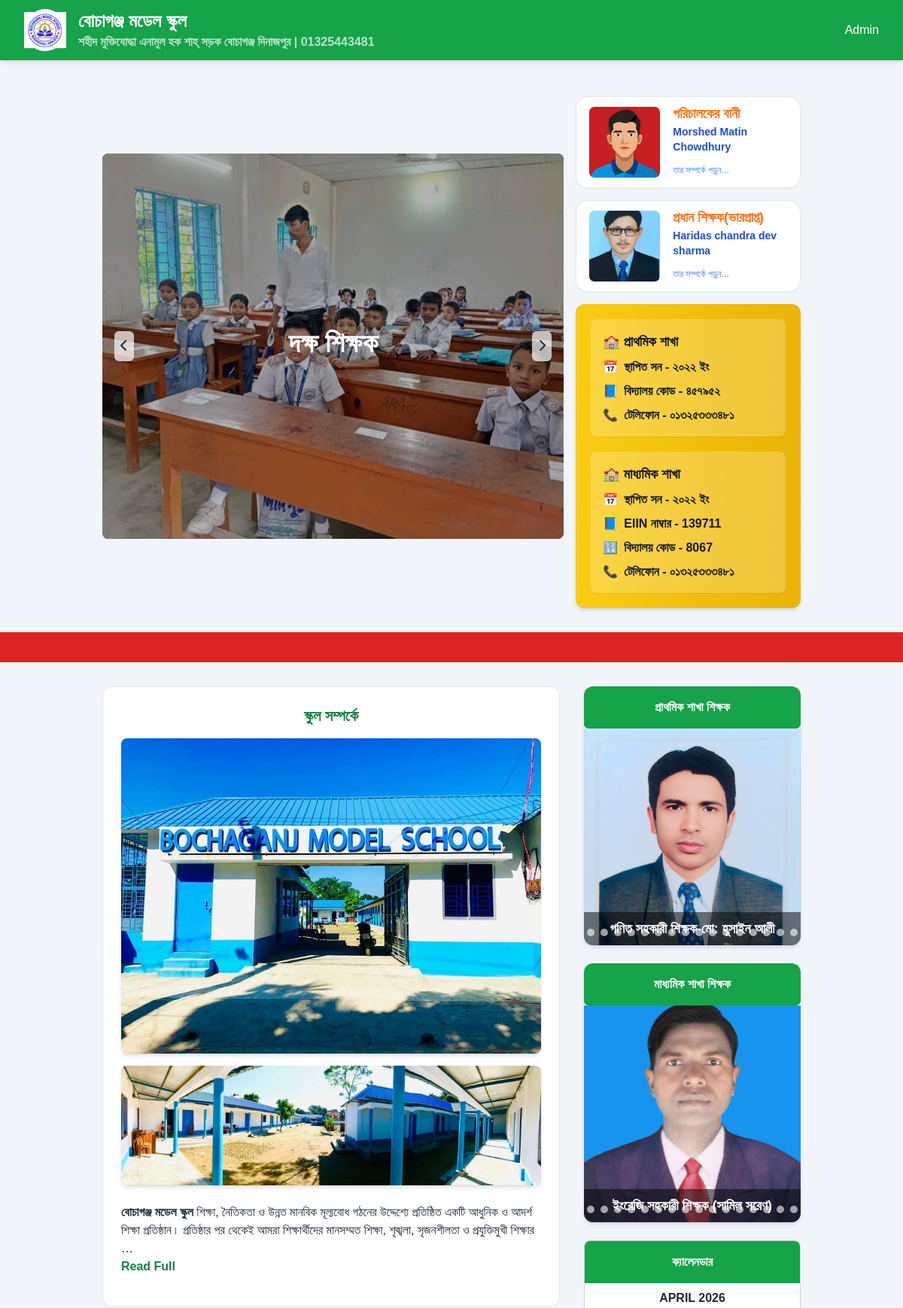
The page / (upper part) on the database its author committed.
### base/models.py (models this page shows, shortened)
class BaseModel(models.Model):
    created_at = models.DateTimeField(auto_now_add=True)
    updated_at = models.DateTimeField(auto_now=True)
    is_active = models.BooleanField(default=True)
    class Meta:
        abstract = True
        ordering = ['id']

class Info(BaseModel):
    name = models.CharField(max_length=500)
    address = models.CharField(max_length=500)
    phone = models.CharField(max_length=500)
    email = models.CharField(max_length=500)
    logo = models.FileField(upload_to='logo')
    about_school = CKEditor5Field()
    school_image = models.FileField()
    school_image_sec = models.FileField()

class Banner(BaseModel):
    file = models.FileField(upload_to="banner")
    text = models.CharField(max_length=500)

class Porichalok(BaseModel):
    name = models.CharField(max_length=500)
    text = CKEditor5Field()
    title = models.CharField(max_length=500)
    image = models.FileField(upload_to="teachers")

class HeadTeacher(BaseModel):
    name = models.CharField(max_length=500)
    text = CKEditor5Field()
    title = models.CharField(max_length=500)
    image = models.FileField(upload_to="teachers")

class Widget(BaseModel):
    title = models.CharField()
    image = models.FileField(upload_to='teachers')
    text = CKEditor5Field()

class MaddhomikTeacher(BaseModel):
    title = models.CharField()
    image = models.FileField(upload_to='teachers')
    text = CKEditor5Field()

### base/views.py (the view)
# urls.py: path('', home),
def home(r):
    notice = Notice.objects.all().order_by('-id')
    categories = Category.objects.prefetch_related('subcategories').all().order_by('id')
    context = {
        'notice' : notice,
        'categories': categories
    }
    return render(r, 'home.html', context)

### base/context_processors.py (called while the page is built)
def global_context(request):
    context = {}
    context['info'] = Info.objects.first()
    context['porichalok'] = Porichalok.objects.first()
    context['headteacher'] = HeadTeacher.objects.first()
    context['widgets'] = Widget.objects.all()
    context['b'] = Banner.objects.all()
    context['high_school_widgets'] = MaddhomikTeacher.objects.all()
    context['news'] = News.objects.first()
    context['gallery'] = Gellery.objects.all().order_by('-id')[:6]
    context['calender'] = Calender.objects.first()
    context['vids'] = Videos.objects.all().order_by('-id')[:4]
    return context

### template/home.html (shortened to what this page needs)
{% extends 'main.html' %}
{% block body %}
<div class="bg-white border border-grey-200 rounded-xl shadow-xs p-6 mb-8">
    <h2 class="text-xl text-center font-bold mb-4 text-green-700">স্কুল সম্পর্কে</h2>
    <div class="mb-6">
        <img src="{{info.school_image.url}}"
             alt="Bochaganj Model School Entrance"
             class="w-full h-auto rounded-lg shadow-md object-cover mb-4">
        <img src="{{info.school_image_sec.url}}"
             alt="Bochaganj Model School Entrance"
             class="w-full h-auto rounded-lg shadow-md object-cover">
    </div>
    <div>
        <p class="text-gray-600 leading-relaxed mb-4" id="aboutPreview">
            {{ info.about_school|safe|truncatewords:30 }}
        </p>
        <button id="readMoreBtn" class="text-green-700 font-semibold hover:text-green-800 transition mb-4">
            Read Full
        </button>
    </div>
</div>
</div>
{% endblock %}

### template/main.html (shortened to what this page needs)
<!DOCTYPE html>
<html lang="en">
<head>
<script src="https://cdn.tailwindcss.com/3.4.3"></script>
    <link rel="stylesheet" href="https://cdnjs.cloudflare.com/ajax/libs/font-awesome/6.4.0/css/all.min.css">
</head>
<body class="text-gray-800 bg-slate-100">
    <nav class="bg-green-600 sticky top-0 z-50 shadow-md">
        <div class="max-w-7xl mx-auto px-4 sm:px-6 lg:px-8">
            <div class="flex items-center justify-between h-20">
                <div class="flex items-center gap-4">
                    <a href="/">
                        <div
                            class="w-14 h-14 bg-white rounded-full flex items-center justify-center font-bold text-primary">
                            <img class="" src="{{ info.logo.url }}" alt="">
                        </div>
                    </a>
                    <div class="text-white font-bold">
                        <div class="text-2xl opacity-100">{{ info.name }}</div>
                        <div class="opacity-70">{{ info.address }} | {{ info.phone }}</div>
                    </div>
                </div>
                <div class="hidden md:flex space-x-6">
                    <a href="/admin" class="text-white hover:opacity-80 transition-opacity">Admin</a>
                </div>
            </div>
        </div>
    </nav>
    <div class="grid grid-cols-1 md:grid-cols-3 gap-4 max-w-5xl mx-auto px-4 sm:px-6 lg:px-12 py-8">
      <div class="my-auto md:col-span-2 relative h-96 sm:h-[32rem] overflow-hidden bg-black rounded-lg" id="carousel">
            <div class="flex h-full transition-transform duration-500 ease-in-out" id="carousel-container">
                {% for i in b %}
                <div class="min-w-full h-full relative">
                    <div class="absolute inset-0 bg-cover bg-center" style="background-image: url('{{i.file.url}}');">
                    </div>
                    <div class="absolute inset-0 bg-black bg-opacity-30"></div>
                    <div
                        class="absolute top-1/2 left-1/2 transform -translate-x-1/2 -translate-y-1/2 text-center text-white z-10 max-w-[90%]">
                        <h1 class="text-2xl sm:text-3xl md:text-4xl font-bold mb-2">{{i.text}}</h1>
                    </div>
                </div>
                {% endfor %}
            </div>
            <div class="absolute top-1/2 left-4 right-4 flex justify-between transform -translate-y-1/2 z-20">
                <button class="bg-white/70 hover:bg-white/90 text-gray-800 p-2 rounded-md transition" id="prev-btn">
                    <i class="fas fa-chevron-left"></i>
                </button>
                <button class="bg-white/70 hover:bg-white/90 text-gray-800 p-2 rounded-md transition" id="next-btn">
                    <i class="fas fa-chevron-right"></i>
                </button>
            </div>
        </div>
        <div class="md:col-span-1 space-y-4">
            <a href="/porichalok" class="block">
                <div
                    class="bg-white border border-gray-200 rounded-2xl overflow-hidden shadow-sm hover:shadow-md transition-transform transform-gpu hover:-translate-y-0.5">
                    <div class="flex items-center gap-4 p-3">
                        <div class="flex-shrink-0 ml-1">
                            <img src="{{ porichalok.image.url }}" alt="Chairman"
                                class="w-20 h-20 md:w-24 md:h-24 rounded-lg object-cover border border-gray-100 shadow-xs">
                        </div>
                        <div class="flex-1">
                            <div class="flex items-start justify-between">
                                <h3 class="text-orange-500 font-extrabold text-lg leading-5">{{ porichalok.title }}</h3>
                            </div>
                            <p class="mt-1 text-blue-700 font-semibold text-sm">{{ porichalok.name }}</p>
                            <div class="mt-2">
                                <a href="/porichalok" class="text-blue-500 text-xs font-medium hover:underline">তার
                                    সম্পর্কে পড়ুন...</a>
                            </div>
                        </div>
                    </div>
                </div>
            </a>
            <a href="/head" class="block">
                <div
                    class="bg-white border border-gray-200 rounded-2xl overflow-hidden shadow-sm hover:shadow-md transition-transform transform-gpu hover:-translate-y-0.5">
                    <div class="flex items-center gap-4 p-3">
                        <div class="flex-shrink-0 ml-1">
                            <img src="{{ headteacher.image.url }}" alt="Principal"
                                class="w-20 h-20 md:w-24 md:h-24 rounded-lg object-cover border border-gray-100 shadow-xs">
                        </div>
                        <div class="flex-1">
                            <div class="flex items-start justify-between">
                                <h3 class="text-orange-500 font-extrabold text-lg leading-5">{{ headteacher.title }}
                                </h3>
                            </div>
                            <p class="mt-1 text-blue-700 font-semibold text-sm">{{ headteacher.name }}</p>
                            <div class="mt-2">
                                <a href="/head" class="text-blue-500 text-xs font-medium hover:underline">তার সম্পর্কে
                                    পড়ুন...</a>
                            </div>
                        </div>
                    </div>
                </div>
            </a>
            <div
                class="bg-yellow-400 bg-gradient-to-r from-yellow-400 to-yellow-500 text-gray-900 font-semibold rounded-xl p-5 shadow-md mt-4 space-y-5 max-w-xl mx-auto">
                <div class="bg-white/20 rounded-lg p-4 shadow-sm space-y-2">
                    <h3 class="text-lg font-bold flex items-center gap-2">
                        🏫 প্রাথমিক শাখা
                    </h3>
                    <div class="flex items-center gap-2">
                        <span>📅</span>
                        <p>স্থাপিত সন - ২০২২ ইং</p>
                    </div>
                    <div class="flex items-center gap-2">
                        <span>📘</span>
                        <p>বিদ্যালয় কোড - ৪৫৭৯৫২</p>
                    </div>
                     <div class="flex items-center gap-2">
                        <span>📞</span>
                        <p>টেলিফোন - ০১৩২৫৩৩৩৪৮১</p>
                    </div>
                </div>
                <div class="bg-white/20 rounded-lg p-4 shadow-sm space-y-2">
                    <h3 class="text-lg font-bold flex items-center gap-2">
                        🏫 মাধ্যমিক শাখা
                    </h3>
                    <div class="flex items-center gap-2">
                        <span>📅</span>
                        <p>স্থাপিত সন - ২০২২ ইং</p>
                    </div>
                    <div class="flex items-center gap-2">
                        <span>📘</span>
                        <p>EIIN নাম্বার - 139711</p>
                    </div>
                    <div class="flex items-center gap-2">
                        <span>🔢</span>
                        <p>বিদ্যালয় কোড - 8067</p>
                    </div>
                    <div class="flex items-center gap-2">
                        <span>📞</span>
                        <p>টেলিফোন - ০১৩২৫৩৩৩৪৮১</p>
                    </div>
                </div>
            </div>
        </div>
    </div>
    <div class="bg-red-600 text-white py-2">
        <div class="marquee">
            <span>🔔 সর্বশেষ সংবাদ: {{news.text}} </span>
        </div>
    </div>
    <div class="max-w-5xl mx-auto px-4 sm:px-6 lg:px-12 py-8">
        <div class="grid grid-cols-1 md:grid-cols-3 gap-8">
            <div class="md:col-span-2 space-y-8">
                {% block body %}
                {% endblock %}
                <div class="lg:col-span-1 space-y-6">
                    <div class="relative w-full max-w-2xl mx-auto rounded-xl overflow-hidden shadow-md">
                        <div class="bg-green-600 text-white p-4 text-center font-bold rounded-md mb-0">প্রাথমিক শাখা
                            শিক্ষক
                        </div>
                        <div id="teacherSlider" class="flex transition-transform duration-700 ease-in-out">
                            {% for widget in widgets %}
                             <a href="/widget/{{widget.id}}">
                            <div class="relative flex-shrink-0 w-full h-72">
                                <img src="{{ widget.image.url }}" alt="{{ widget.name }}"
                                    class="w-full h-full object-cover">
                                <div
                                    class="absolute bottom-0 left-0 right-0 bg-black bg-opacity-50 text-white py-2 px-4 text-center">
                                    <h3 class="font-semibold text-lg">{{ widget.title }}</h3>
                                </div>
                                </a>
                            </div>
                            {% endfor %}
                        <div id="teacherDots"
                            class="absolute bottom-3 left-1/2 transform -translate-x-1/2 flex space-x-2"></div>
                   <div class="relative w-full max-w-2xl mx-auto rounded-xl overflow-hidden shadow-md">
    <div class="bg-green-600 text-white p-4 text-center font-bold rounded-md mb-0">
        মাধ্যমিক শাখা শিক্ষক
    </div>
        <div id="highSchoolSlider" class="flex flex-nowrap transition-transform duration-700 ease-in-out">
        {% for widget in high_school_widgets %}
        <a href="/get-maddhomik/{{widget.id}}">
            <div class="relative flex-shrink-0 w-full h-72">
                <img src="{{ widget.image.url }}" alt="{{ widget.name }}" class="w-full h-full object-cover">
                <div class="absolute bottom-0 left-0 right-0 bg-black bg-opacity-50 text-white py-2 px-4 text-center">
                    <h3 class="font-semibold text-lg">{{ widget.title }}</h3>
                </div>
                </a>
            </div>
        {% endfor %}
                        <div id="highSchoolDots"
                            class="absolute bottom-3 left-1/2 transform -translate-x-1/2 flex space-x-2"></div>
<div class="bg-white border border-gray-300 rounded-lg overflow-hidden">
    <div id="calendar-header" class="bg-green-600 text-white p-4 text-center font-bold">ক্যালেনডার</div>
    <div class="text-dark p-2 text-center font-bold" id="calendar-month-year"></div>
</div>
</body>
</html>

### template/main.html (style rules this page uses)
body { font-family: "Hind Siliguri", sans-serif; }
.marquee { overflow: hidden; white-space: nowrap; box-sizing: border-box; }
.marquee span { display: inline-block; padding-left: 100%; animation: marquee 20s linear infinite; }

### rows shown on the page
Info: logo (picture), name "বোচাগঞ্জ মডেল স্কুল", address "শহীদ মুক্তিযোদ্ধা এনামুল হক শাহ্ সড়ক বোচাগঞ্জ দিনাজপুর", phone "01325443481", school_image (picture), school_image_sec (picture), about_school "বোচাগঞ্জ মডেল স্কুল শিক্ষা, নৈতিকতা ও উন্নত মানবিক মূল্যবোধ গঠনের উদ্দেশ্যে প্রতিষ্ঠিত একটি আধুনিক ও আদর্শ শিক্ষা প্রতিষ্ঠান। প্রতিষ্ঠার পর থেকেই আমরা শিক্ষার্থীদের মানসম্মত শিক্ষা, শৃঙ্খলা, সৃজনশীলতা ও প্রযুক্তিমুখী শিক্ষার …"
Banner: file (picture), text "দক্ষ শিক্ষক"
Porichalok: image (picture), title "পরিচালকের বানী", name "Morshed Matin Chowdhury"
HeadTeacher: image (picture), title "প্রধান শিক্ষক(ভারপ্রাপ্ত)", name "Haridas chandra dev sharma"
Widget: image (picture), title "গণিত সহকারী শিক্ষক-মো: হুসাইন আলী"
MaddhomikTeacher: image (picture), title "ইংরেজি সহকারী শিক্ষক (সামিল সরেণ)"
